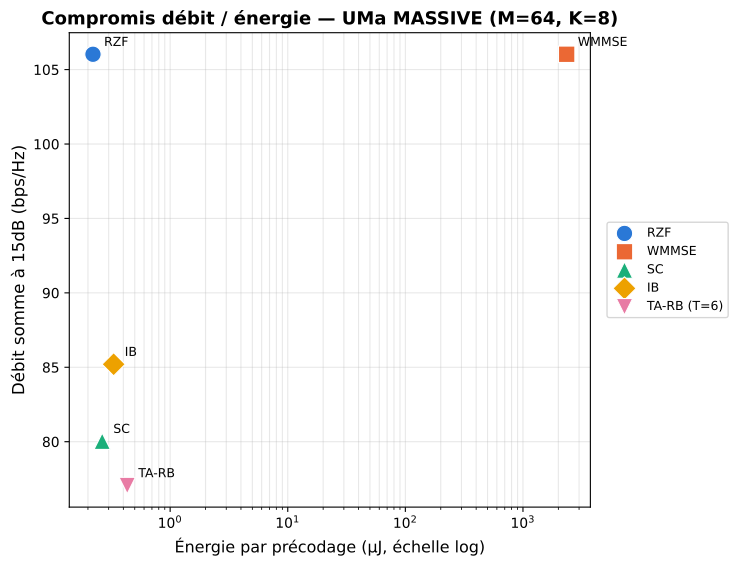

This chart was generated by the following Python code:
"""
figB_pareto_energy.py — Figure B, UMa MASSIVE (M=64, K=8) : Pareto
débit/énergie. Pas de T-sweep -- 5 points, **purement descriptif,
aucune recommandation ni mise en avant visuelle**. Énergie réutilisée
de umi_massive (mêmes FLOPs, indépendants du canal, seulement de M/K
et de l'architecture).

Usage: python3 figB_pareto_energy.py  (depuis son propre dossier, CPU)
"""
import json
import numpy as np
import matplotlib
matplotlib.use('Agg')
import matplotlib.pyplot as plt

DATA_DIR = '../../'

COLORS = {'RZF': '#2a78d6', 'WMMSE': '#eb6834', 'SC': '#1baf7a', 'IB': '#eda100', 'TA-RB': '#e87ba4'}
MARKERS = {'RZF': 'o', 'WMMSE': 's', 'SC': '^', 'IB': 'D', 'TA-RB': 'v'}
LABELS = {'RZF': 'RZF', 'WMMSE': 'WMMSE', 'SC': 'SC', 'IB': 'IB', 'TA-RB': 'TA-RB (T=6)'}
ARCH_KEY = {'SC': 'single_sc', 'IB': 'intra_rb', 'TA-RB': 'ta_rb_residual'}
ENERGY_KEY = {'SC': 'SingleSC', 'IB': 'IntraRB', 'TA-RB': 'TA_RB_residual'}

classical = np.load(DATA_DIR + 'classical_comparison_M64K8_true_uma.npy', allow_pickle=True).item()
snr_classical = classical['snr']
energy = json.load(open(DATA_DIR + 'complexity_energy_massive_true.json'))
data = {k: json.load(open(DATA_DIR + f'diag_uma_massive_{ARCH_KEY[k]}.json')) for k in ('SC', 'IB', 'TA-RB')}

rate15_rzf = float(np.interp(15.0, snr_classical, classical['rzf_full']))
rate15_wmmse = float(np.interp(15.0, snr_classical, classical['wmmse']))
points = {
    'RZF':   (energy['RZF']['energy_uj'], rate15_rzf),
    'WMMSE': (energy['WMMSE']['energy_uj'], rate15_wmmse),
    'SC':    (energy['SingleSC']['energy_uj_int8'], data['SC']['evals_perfect']['15.0']),
    'IB':    (energy['IntraRB']['energy_uj_int8'], data['IB']['evals_perfect']['15.0']),
    'TA-RB': (energy['TA_RB_residual']['energy_uj_int8'], data['TA-RB']['evals_perfect']['15.0']),
}

fig, ax = plt.subplots(figsize=(7.5, 5.8))
for k, (e, r) in points.items():
    ax.scatter(e, r, s=140, color=COLORS[k], marker=MARKERS[k], label=LABELS[k],
               zorder=3, edgecolors='white', linewidths=0.8)
    ax.annotate(k, (e, r), textcoords='offset points', xytext=(8, 6), fontsize=9)

ax.set_xscale('log')
ax.set_xlabel('Énergie par précodage (µJ, échelle log)', fontsize=11.5)
ax.set_ylabel('Débit somme à 15dB (bps/Hz)', fontsize=12)
ax.set_title('Compromis débit / énergie — UMa MASSIVE (M=64, K=8)', fontsize=13, fontweight='bold')
ax.legend(fontsize=9, loc='center left', bbox_to_anchor=(1.02, 0.5))
ax.grid(True, alpha=0.3, which='both')
fig.tight_layout()
fig.savefig('figB_pareto_energy.png', dpi=200, bbox_inches='tight')
fig.savefig('figB_pareto_energy.pdf', bbox_inches='tight')
plt.close(fig)

out = {k: {'energy_uj': e, 'rate15': r} for k, (e, r) in points.items()}
with open('figB_pareto_energy.json', 'w') as f:
    json.dump(out, f, indent=2)
print('✅ Figure B (UMa MASSIVE) -> figB_pareto_energy.{png,pdf,json}')
